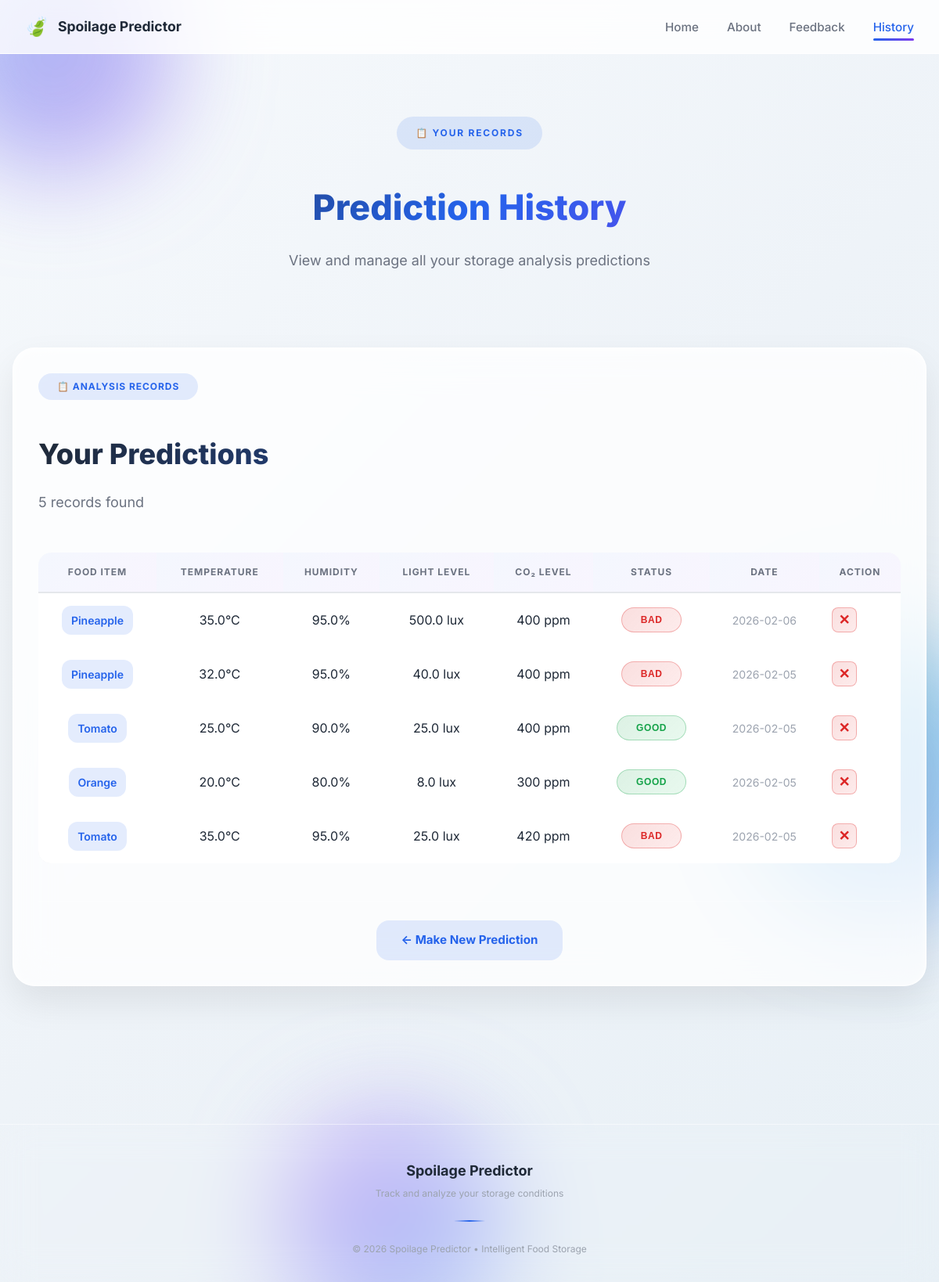
The app's page /history with its own data.
### tables this page shows
CREATE TABLE predictions (
            id INTEGER PRIMARY KEY AUTOINCREMENT,
            fruit TEXT,
            temp REAL,
            humid REAL,
            light REAL,
            co2 REAL,
            prediction TEXT,
            timestamp TEXT
        );

### app.py (the view)
@app.route("/history")
def history():
    conn = get_db_connection()
    cursor = conn.cursor()
    cursor.execute("""
        SELECT * FROM predictions
        ORDER BY id DESC
    """)
    rows = cursor.fetchall()
    conn.close()
    return render_template("history.html", rows=rows)

### app.py (called while the page is built)
def get_db_connection():
    conn = sqlite3.connect(DB_PATH)
    conn.row_factory = sqlite3.Row
    return conn

### templates/history.html (shortened to what this page needs)
<!DOCTYPE html>
<html lang="en">
<head>
    <link rel="stylesheet" href="{{ url_for('static', filename='css/style.css') }}">
</head>
<body>
<div class="background-animation">
    <div class="blob blob-1"></div>
    <div class="blob blob-3"></div>
</div>
<nav class="navbar">
    <div class="nav-container">
        <a href="/" class="nav-brand">
            <span class="brand-icon animate-float">🍃</span>
            <span class="brand-text">Spoilage Predictor</span>
        </a>
        <ul class="nav-links">
            <li><a href="/" class="nav-link" data-link="home">Home</a></li>
            <li><a href="/#about" class="nav-link" data-link="about" onclick="scrollToSection(event, 'about-section')">About</a></li>
            <li><a href="/feedback" class="nav-link" data-link="feedback">Feedback</a></li>
            <li><a href="/history" class="nav-link active" data-link="history">History</a></li>
        </ul>
    </div>
</nav>
<header class="page-header">
    <div class="page-header-content">
        <div class="page-eyebrow">📋 Your Records</div>
        <h1 class="page-title">Prediction History</h1>
        <p class="page-subtitle">View and manage all your storage analysis predictions</p>
    </div>
</header>
<main class="main-container">
    {% if rows %}
    <section class="glass-card history-section stagger-in">
        <div class="section-header">
            <div class="section-badge">📋 ANALYSIS RECORDS</div>
            <h2>Your Predictions</h2>
            <p>{{ rows|length }} record{{ 's' if rows|length != 1 else '' }} found</p>
        </div>
        <div class="table-wrapper">
            <table class="history-table">
                <thead>
                    <tr>
                        <th>Food Item</th>
                        <th>Temperature</th>
                        <th>Humidity</th>
                        <th>Light Level</th>
                        <th>CO₂ Level</th>
                        <th>Status</th>
                        <th>Date</th>
                        <th>Action</th>
                    </tr>
                </thead>
                <tbody>
                    {% for row in rows %}
                    <tr class="table-row" data-id="{{ row.id }}">
                        <td class="cell-food"><span class="food-name">{{ row.fruit }}</span></td>
                        <td>{{ "%.1f"|format(row.temp) }}°C</td>
                        <td>{{ "%.1f"|format(row.humid) }}%</td>
                        <td>{{ "%.1f"|format(row.light) }} lux</td>
                        <td>{{ "%.0f"|format(row.co2) }} ppm</td>
                        <td>
                            <button class="status-badge {% if row.prediction == 'Good' %}status-good{% else %}status-bad{% endif %}"
                                    data-status="{{ row.prediction }}"
                                    onclick="showStatusDetails(event)">
                                {{ row.prediction }}
                            </button>
                        </td>
                        <td class="cell-time">{{ row.timestamp.split(' ')[0] }}</td>
                        <td class="cell-action">
                            <button class="btn-delete" data-id="{{ row.id }}" data-fruit="{{ row.fruit }}" data-prediction="{{ row.prediction }}" onclick="handleDeleteClick(this)" title="Delete this record">✕</button>
                        </td>
                    </tr>
                    {% endfor %}
                </tbody>
            </table>
        </div>
        <div class="history-footer">
            <a href="/" class="btn-secondary">← Make New Prediction</a>
        </div>
    </section>
    {% endif %}
</main>
<footer class="footer">
    <div class="footer-content">
        <div class="footer-main">
            <h3>Spoilage Predictor</h3>
            <p>Track and analyze your storage conditions</p>
        </div>
        <div class="footer-divider"></div>
        <p class="footer-copyright">
            © 2026 Spoilage Predictor • Intelligent Food Storage
        </p>
    </div>
</footer>
</body>
</html>

### records on screen
predictions: fruit "Pineapple", temp "35.0", humid "95.0", light "500.0", co2 "400", prediction "BAD", timestamp "2026-02-06"
predictions: fruit "Pineapple", temp "32.0", humid "95.0", light "40.0", co2 "400", prediction "BAD", timestamp "2026-02-05"
predictions: fruit "Tomato", temp "25.0", humid "90.0", light "25.0", co2 "400", prediction "GOOD", timestamp "2026-02-05"
predictions: fruit "Orange", temp "20.0", humid "80.0", light "8.0", co2 "300", prediction "GOOD", timestamp "2026-02-05"
predictions: fruit "Tomato", temp "35.0", humid "95.0", light "25.0", co2 "420", prediction "BAD", timestamp "2026-02-05"

### other values on screen
{{ rows|length }} "5"
{{ 's' if rows|length != 1 else '' }} "s"
